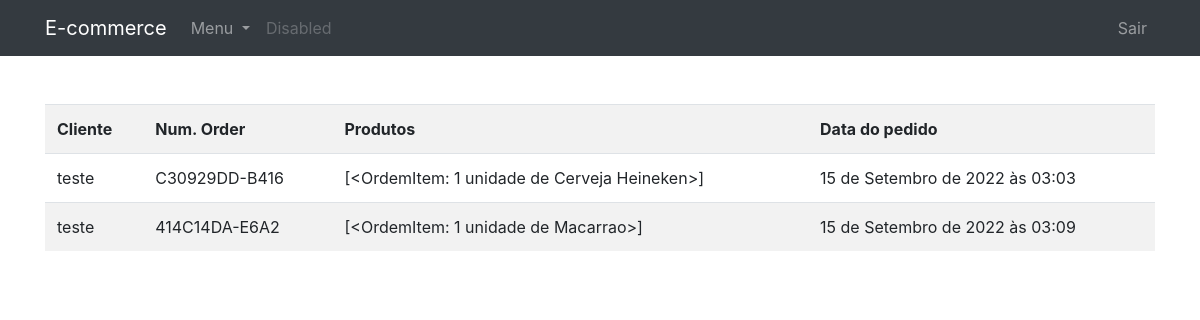
The app's page /portal/ (signed in), older data.
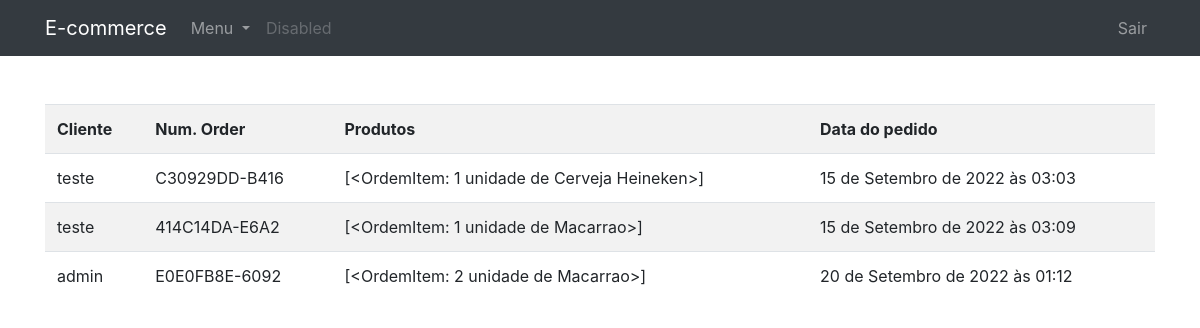
The same page, newer data.
### produtos/models.py (models this page shows, shortened)
class Ordem(models.Model):
    user = models.ForeignKey(
        CustomUser, on_delete=models.SET_NULL, blank=True, null=True
    )
    order_date = models.DateTimeField(auto_now_add=True, null=True, blank=True)
    ordered = models.BooleanField(default=False, null=True, blank=True)
    number_order = models.CharField(max_length=14, default=random_number, unique=True)
    supermarket = models.ForeignKey(
        Lojista, on_delete=models.SET_NULL, blank=True, null=True
    )
    def produtos(self):
        return list(OrdemItem.objects.filter(order__id=self.id))

class OrdemItem(models.Model):
    product = models.ForeignKey(
        Produto, on_delete=models.SET_NULL, blank=True, null=True
    )
    order = models.ForeignKey(Ordem, on_delete=models.SET_NULL, blank=True, null=True)
    quantity = models.IntegerField(default=0, null=True, blank=True)
    data_add = models.DateTimeField(auto_now_add=True, null=True, blank=True)
    def __str__(self):
        return f"{self.quantity} unidade de {self.product}"

class Produto(models.Model):
    name = models.CharField(max_length=70)
    price = models.FloatField()
    qnt_stock = models.IntegerField()
    sold = models.IntegerField()
    category = models.ForeignKey(Categoria, on_delete=models.CASCADE)
    description = models.TextField(default="", blank=True, null=True)
    slug = models.SlugField(max_length=250, null=True, blank=True)
    image = models.ImageField(upload_to="products/%Y/%m/%d", blank=True, null=True)
    expiration_date = models.DateField(null=True, blank=True)
    supermarket = models.ForeignKey(
        Lojista,
        on_delete=models.SET_NULL,
        blank=True,
        null=True,
    )
    class Meta:
        ordering = ["expiration_date"]
    def __str__(self):
        return self.name

### users/models.py (models this page shows)
class CustomUser(AbstractUser):
    class Role(models.TextChoices):
        SUPERMARKET = "SUPERMARKET", _("Supermarket")
        CLIENT = "CLIENT", _("Client")
    role = models.CharField(max_length=50, choices=Role.choices)
    def __str__(self):
        return self.username

### lojista/views.py (the view)
# urls.py: path("", MinhasOrdens.as_view(), name="minhas_ordens"),
class MinhasOrdens(SupermarketUserMixin, ListView):
    model = Ordem
    template_name = "lojista/minhas_ordens.html"
    context_object_name = "orders"
    def get_queryset(self):
        qs = super().get_queryset()
        return qs.filter(supermarket__supermarket=self.request.user)

### lojista/views.py (called while the page is built)
    def test_func(self):
        if self.request.user.is_authenticated:
            print("entrou")
            print(self.request.user.role)
            return (
                self.request.user.role == "SUPERMARKET"
                or self.request.user.is_superuser
            )

### templates/lojista/minhas_ordens.html
{% extends 'base-portal.html' %}
{% block content %}
<table class="table table-striped">
    <tr>
        <th>Cliente</th>
        <th>Num. Order</th>
        <th>Produtos</th>
        <th>Data do pedido</th>
    </tr>
    {% for order in orders %}
        <tr>
            <td>{{order.user}}</td>
            <td>{{order.number_order}}</td>
            <td>{{order.produtos}}</td>
            <td>{{order.order_date}}</td>
        </tr>
    {% endfor %}
</table>
{% endblock %}

Row changes from the older to the newer data that the page shows:
added Ordem: user "admin", number_order "E0E0FB8E-6092", produtos "[<OrdemItem: 2 unidade de Macarrao>]", order_date "20 de Setembro de 2022 às 01:12"
